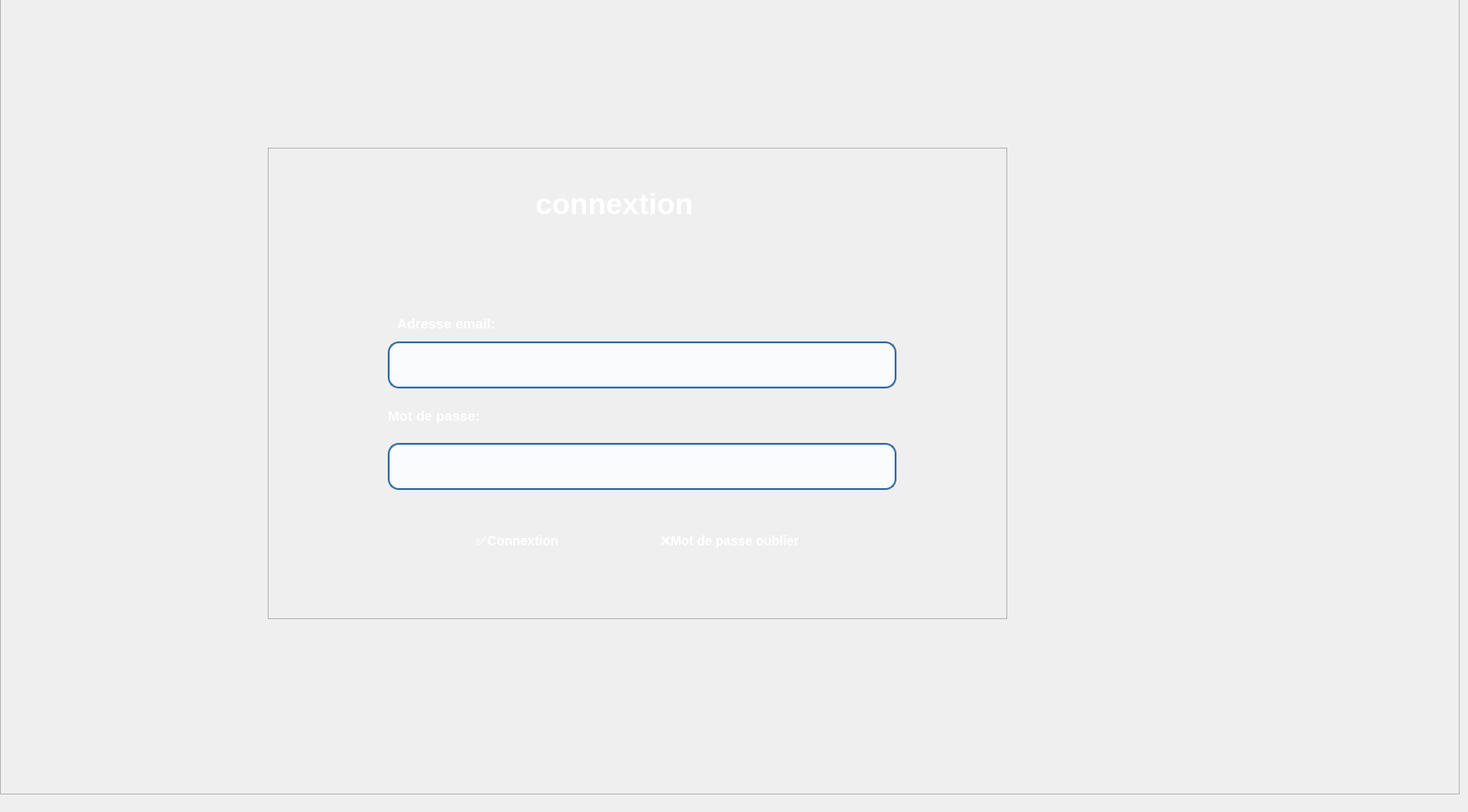
     <widget class="QWidget" name="page_9">
      <widget class="QFrame" name="frame_22">
       <property name="geometry">
        <rect>
         <x>0</x>
         <y>-10</y>
         <width>1581</width>
         <height>871</height>
        </rect>
       </property>
       <property name="styleSheet">
        <string notr="true">background-color: qlineargradient(
    spread:pad,
    x1:0, y1:0,
    x2:0, y2:1,
    stop:0 #0A1F33,
    stop:0.5 #163A5F,
    stop:1 #274C77
);</string>
       </property>
       <property name="frameShape">
        <enum>QFrame::Shape::StyledPanel</enum>
       </property>
       <property name="frameShadow">
        <enum>QFrame::Shadow::Raised</enum>
       </property>
       <widget class="QFrame" name="frame_23">
        <property name="geometry">
         <rect>
          <x>290</x>
          <y>170</y>
          <width>801</width>
          <height>511</height>
         </rect>
        </property>
        <property name="styleSheet">
         <string notr="true">QFrame#frame_login {
    background: qlineargradient(
        x1:0, y1:0,
        x2:1, y2:1,
        stop:0 #0B2A3F,
        stop:0.5 #123F63,
        stop:1 #1C5D8C
    );
    border-radius: 20px;
    padding: 20px;
    border: 1px solid rgba(255,255,255,120);
}
</string>
        </property>
        <property name="frameShape">
         <enum>QFrame::Shape::StyledPanel</enum>
        </property>
        <property name="frameShadow">
         <enum>QFrame::Shadow::Raised</enum>
        </property>
        <widget class="QLineEdit" name="lineEdit_19">
         <property name="geometry">
          <rect>
           <x>130</x>
           <y>210</y>
           <width>551</width>
           <height>51</height>
          </rect>
         </property>
         <property name="styleSheet">
          <string notr="true">QLineEdit {
    background-color: #F9FBFD;          /* fond clair élégant */
    border: 2px solid #3A6EA5;           /* bleu marine clair */
    border-radius: 12px;
    padding: 10px 14px;
    color: #0A1F33;                      /* texte bleu marine foncé */
    font-size: 14px;
    font-weight: 500;
}

/* Quand le champ est sélectionné */
QLineEdit:focus {
    background-color: white;
    border: 2px solid #1E3A5F;           /* focus plus foncé */
}

/* Hover */
QLineEdit:hover {
    border: 2px solid #2F5D8A;
}
</string>
         </property>
         <property name="text">
          <string/>
         </property>
        </widget>
        <widget class="QLineEdit" name="lineEdit_22">
         <property name="geometry">
          <rect>
           <x>130</x>
           <y>320</y>
           <width>551</width>
           <height>51</height>
          </rect>
         </property>
         <property name="styleSheet">
          <string notr="true">QLineEdit {
    background-color: #F9FBFD;          /* fond clair élégant */
    border: 2px solid #3A6EA5;           /* bleu marine clair */
    border-radius: 12px;
    padding: 10px 14px;
    color: #0A1F33;                      /* texte bleu marine foncé */
    font-size: 14px;
    font-weight: 500;
}

/* Quand le champ est sélectionné */
QLineEdit:focus {
    background-color: white;
    border: 2px solid #1E3A5F;           /* focus plus foncé */
}

/* Hover */
QLineEdit:hover {
    border: 2px solid #2F5D8A;
}
</string>
         </property>
         <property name="text">
          <string/>
         </property>
        </widget>
        <widget class="QLabel" name="label_17">
         <property name="geometry">
          <rect>
           <x>290</x>
           <y>20</y>
           <width>431</width>
           <height>81</height>
          </rect>
         </property>
         <property name="font">
          <font>
           <family>Leelawadee UI</family>
           <pointsize>24</pointsize>
           <bold>true</bold>
          </font>
         </property>
         <property name="styleSheet">
          <string notr="true">color: #FFFFFF
;

border: 0px;
outline: 0;
background: transparent;
</string>
         </property>
         <property name="lineWidth">
          <number>0</number>
         </property>
         <property name="text">
          <string>connextion</string>
         </property>
        </widget>
        <widget class="QLabel" name="label_28">
         <property name="geometry">
          <rect>
           <x>140</x>
           <y>140</y>
           <width>441</width>
           <height>101</height>
          </rect>
         </property>
         <property name="font">
          <font>
           <family>Leelawadee UI</family>
           <pointsize>11</pointsize>
           <bold>true</bold>
          </font>
         </property>
         <property name="styleSheet">
          <string notr="true">
color: #FFFFFF
;
border: 0px;
outline: 0;
background: transparent;
</string>
         </property>
         <property name="text">
          <string>Adresse email:</string>
         </property>
        </widget>
        <widget class="QLabel" name="label_30">
         <property name="geometry">
          <rect>
           <x>130</x>
           <y>240</y>
           <width>441</width>
           <height>101</height>
          </rect>
         </property>
         <property name="font">
          <font>
           <family>Leelawadee UI</family>
           <pointsize>11</pointsize>
           <bold>true</bold>
          </font>
         </property>
         <property name="styleSheet">
          <string notr="true">
color: #FFFFFF
;
border: 0px;
outline: 0;
background: transparent;
</string>
         </property>
         <property name="text">
          <string>Mot de passe:</string>
         </property>
        </widget>
        <widget class="QPushButton" name="pushButton">
         <property name="geometry">
          <rect>
           <x>160</x>
           <y>390</y>
           <width>221</width>
           <height>71</height>
          </rect>
         </property>
         <property name="font">
          <font>
           <pointsize>-1</pointsize>
           <bold>true</bold>
          </font>
         </property>
         <property name="styleSheet">
          <string notr="true">QPushButton {
    background-color: qlineargradient(
        x1:0, y1:0,
        x2:0, y2:1,
        stop:0 #1B3A2F,
        stop:0.5 #276646,
        stop:1 #1E4D36
    );
    color: white;
    font-size: 14px;
    font-weight: 700;      /* un peu plus bold pour valider */
    text-transform: uppercase;  /* donne un effet bouton d’action */
    border: none;
    border-radius: 12px;
    padding: 10px 22px;     /* garde la même taille */
    cursor: pointer;        /* main au survol */
    transition: all 0.2s ease-in-out; /* effet smooth hover */
}

/* ✨ Hover : lumière douce */
QPushButton:hover {
    background-color: qlineargradient(
        x1:0, y1:0,
        x2:0, y2:1,
        stop:0 #276646,
        stop:0.5 #34885A,
        stop:1 #1B3A2F
    );
    transform: scale(1.03);  /* effet léger au survol */
}

/* 🔘 Click (pressed) */
QPushButton:pressed {
    background-color: qlineargradient(
        x1:0, y1:0,
        x2:0, y2:1,
        stop:0 #1E4D36,
        stop:1 #1B3A2F
    );
    transform: scale(0.98); /* effet click */
}

/* 🚫 Désactivé */
QPushButton:disabled {
    background-color: #A3B7A1;
    color: #6E7F70;
    cursor: default;
}
</string>
         </property>
         <property name="text">
          <string>✅Connextion</string>
         </property>
        </widget>
        <widget class="QPushButton" name="pushButton_34">
         <property name="geometry">
          <rect>
           <x>390</x>
           <y>390</y>
           <width>221</width>
           <height>71</height>
          </rect>
         </property>
         <property name="font">
          <font>
           <pointsize>-1</pointsize>
           <bold>true</bold>
          </font>
         </property>
         <property name="styleSheet">
          <string notr="true">QPushButton {
    background-color: qlineargradient(
        x1:0, y1:0,
        x2:0, y2:1,
        stop:0 #1B3A2F,
        stop:0.5 #276646,
        stop:1 #1E4D36
    );
    color: white;
    font-size: 14px;
    font-weight: 700;      /* un peu plus bold pour valider */
    text-transform: uppercase;  /* donne un effet bouton d’action */
    border: none;
    border-radius: 12px;
    padding: 10px 22px;     /* garde la même taille */
    cursor: pointer;        /* main au survol */
    transition: all 0.2s ease-in-out; /* effet smooth hover */
}

/* ✨ Hover : lumière douce */
QPushButton:hover {
    background-color: qlineargradient(
        x1:0, y1:0,
        x2:0, y2:1,
        stop:0 #276646,
        stop:0.5 #34885A,
        stop:1 #1B3A2F
    );
    transform: scale(1.03);  /* effet léger au survol */
}

/* 🔘 Click (pressed) */
QPushButton:pressed {
    background-color: qlineargradient(
        x1:0, y1:0,
        x2:0, y2:1,
        stop:0 #1E4D36,
        stop:1 #1B3A2F
    );
    transform: scale(0.98); /* effet click */
}

/* 🚫 Désactivé */
QPushButton:disabled {
    background-color: #A3B7A1;
    color: #6E7F70;
    cursor: default;
}
</string>
         </property>
         <property name="text">
          <string>❌Mot de passe oublier</string>
         </property>
        </widget>
        <zorder>lineEdit_19</zorder>
        <zorder>lineEdit_22</zorder>
        <zorder>label_28</zorder>
        <zorder>label_30</zorder>
        <zorder>pushButton_34</zorder>
        <zorder>label_17</zorder>
        <zorder>pushButton</zorder>
       </widget>
       <widget class="QLabel" name="label_32">
        <property name="geometry">
         <rect>
          <x>30</x>
          <y>250</y>
          <width>391</width>
          <height>351</height>
         </rect>
        </property>
        <property name="styleSheet">
         <string notr="true">
border: 0px;
outline: 0;
background: transparent;
</string>
        </property>
        <property name="text">
         <string/>
        </property>
        <property name="pixmap">
         <pixmap>:/aa.png</pixmap>
        </property>
        <property name="scaledContents">
         <bool>true</bool>
        </property>
       </widget>
       <widget class="QLabel" name="label_31">
        <property name="geometry">
         <rect>
          <x>-240</x>
          <y>-130</y>
          <width>1651</width>
          <height>1001</height>
         </rect>
        </property>
        <property name="styleSheet">
         <string notr="true">border: 0px;
outline: 0;
background: transparent;
</string>
        </property>
        <property name="text">
         <string/>
        </property>
        <property name="pixmap">
         <pixmap>:/im2.jpg</pixmap>
        </property>
        <property name="scaledContents">
         <bool>true</bool>
        </property>
       </widget>
       <zorder>label_31</zorder>
       <zorder>frame_23</zorder>
       <zorder>label_32</zorder>
      </widget>
     </widget>
